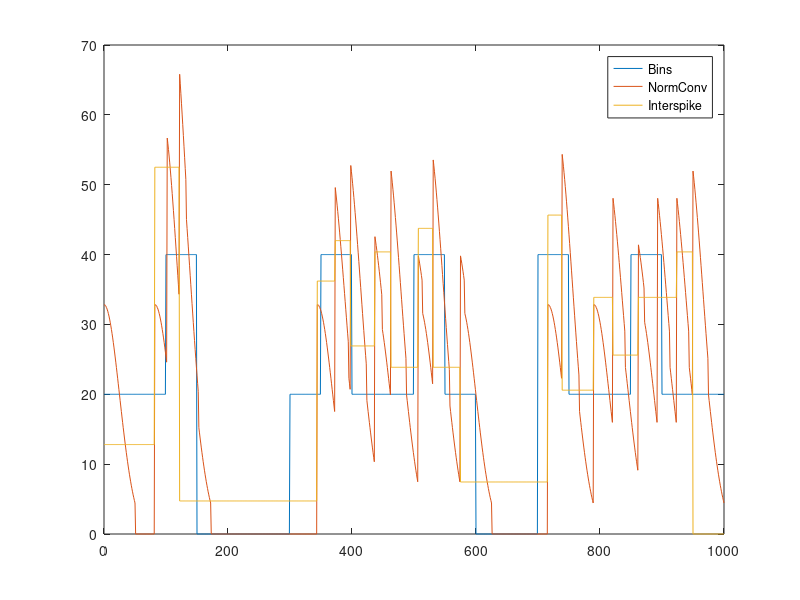

Source code (MATLAB):
%% Given a list of times a neuron spikes, we can model spiking rate in many ways
% The spikes can be binned and the number of spikes per bin size can lead
% to a frequency in Hz, a gaussian kernel can be convolved with the spike
% vector and normalized to the global average frequency, or the inverse of the
% interspike interval can be used.

% Tyler Nafziger
clear
clc

tsp = [1 83 103 123 345 374 399 438 464 508 532 576 717 740 791 822 863 894 925 951];

% bins
tbin = 0:50:1000;
binmat = zeros(1,20);
bins = zeros(1,1000);

for j = 1:20
    binmat(j) = length(find(tsp > tbin(j) & tsp < tbin(j+1)))/0.05;
    bins(tbin(j)+1:tbin(j+1)+1) = binmat(j);
end

% convolution
x = -50:50;
kern = normpdf(x,0,25);
t = zeros(1,1000);
t(tsp) = 1;

newkern = kern(51:end);
newkern = newkern/trapz(newkern)*982; % 982 gives integral closest to 20k

convmat = conv(newkern,t);
convmatsplice = convmat(1:1001);

% Interspike
for j = 1:19
    ispike(j) = (tsp(j+1) - tsp(j))^(-1);
    interout(tsp(j):tsp(j+1)) = ispike(j);
end
interout(length(interout):1001) = 0;
interout = interout*1050; %roughly scales to 20k integral

% plot
figure(600)
plot(0:1000,bins,0:1000,convmatsplice,0:1000,interout)
legend('Bins','NormConv','Interspike')

% Max spike rate per model
maxbin = max(bins);
maxconv = max(convmat);
maxi = max(interout);

out1 = ['Maximum spike rate for bins: ',num2str(maxbin)];
out2 = ['Maximum spike rate for convlution: ',num2str(maxconv)];
out3 = ['Maximum spike rate for interspike interval: ',num2str(maxi)];

disp(out1)
disp(out2)
disp(out3)

% Average Spike Rate per model
avebin = mean(bins);
aveconv = mean(convmat);
avei = mean(interout);

out4 = ['Average spike rate for bins: ',num2str(avebin)];
out5 = ['Average spike rate for convlution: ',num2str(aveconv)];
out6 = ['Average spike rate for interspike interval: ',num2str(avei)];

disp(out4)
disp(out5)
disp(out6)
